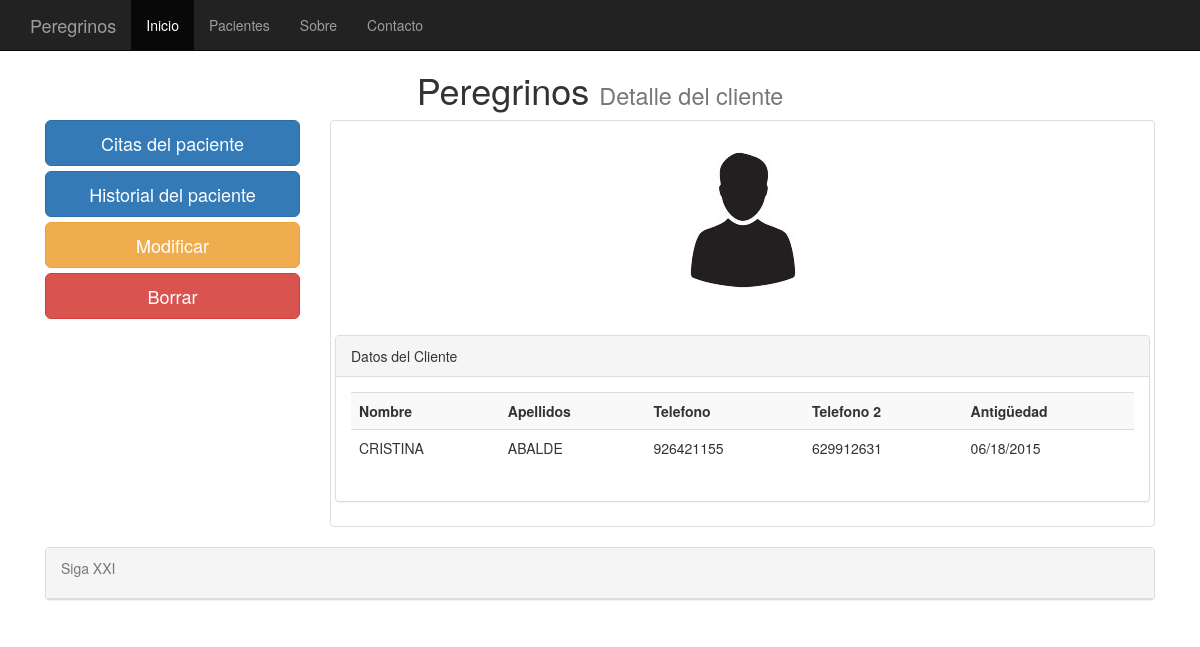
Before: /pacientes_detalle/431/ with the older database file.
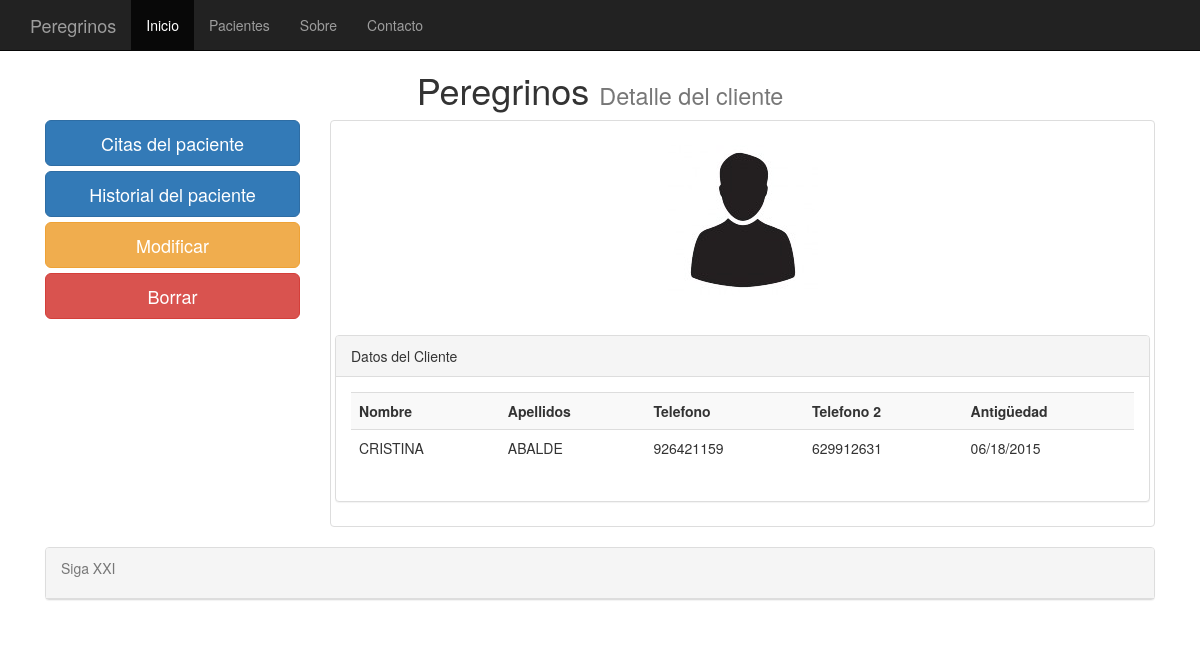
After: the same page with the newer database file.
### clinica/models.py (models this page shows, shortened)
class clientes(models.Model):
    nombre = models.CharField(max_length=75)
    apellidos = models.CharField(max_length=75)
    telefono =  models.PositiveIntegerField(null=True, blank=True)
    telefono2 = models.PositiveIntegerField(null=True, blank=True)
    antiguedad = models.DateTimeField(default=datetime.now, blank=True)
    fotografia = models.ImageField(upload_to='imagenes', blank=True)

### clinica/views.py (the view)
# urls.py: url(r'^pacientes_detalle/(?P<pk>[0-9]+)/$', DetallePacientes.as_view(), name = 'pacientes_detalle'),
class DetallePacientes(DetailView):
    model = clientes

### templates/clinica/clientes_detail.html
{% extends "base.html" %}
{%   load   staticfiles   %}
{% block elcss %}
<link   rel="stylesheet"   type="text/css"   href="{%   static  'clinica/css/pacientes_detalle.css'   %}"   />
{% endblock %}
{% block titulo %}
Detalle del cliente
{% endblock %}
{% block content %}
<row>
	<div class="col-md-3">
		<a href="/citas/{{ clientes.id }}/" class="btn btn-primary btn-lg btn-block">Citas del paciente</a>
		<a href="/historial/{{ clientes.id }}/" class="btn btn-primary btn-lg btn-block">Historial del paciente</a>
		<a href="/pacientes_editar/{{ clientes.id }}/" class="btn btn-warning btn-lg btn-block">Modificar</a>
		<a href="/pacientes_borrar/{{ clientes.id }}/" class="btn btn-danger btn-lg btn-block">Borrar</a>
	</div>
	<div class="col-md-9">
		<div class="thumbnail">
			<br />
			{% if clientes.fotografia %}
				<img src="{{ clientes.fotografia.url }}" class="img-rounded" width="150" height="200" >
			{% else %}
				<img src="/media/imagenes/user.jpg" class="img-rounded">
			{% endif %}
			<br/><br />
			<div class="panel panel-default">
				<div class="panel-heading">
					Datos del Cliente
				</div>
				<div class="panel-body">
						<table class="table table-striped">
						<th>Nombre</th>
						<th>Apellidos</th>
						<th>Telefono</th>
						<th>Telefono 2</th>
						<th>Antigüedad</td>
						<tr>
							<td>{{ clientes.nombre | capfirst}}</td>
							<td>{{ clientes.apellidos | capfirst}}</td>
							<td>{{ clientes.telefono }}</td>
							<td>{{ clientes.telefono2 }}</td>
							<td>{{ clientes.antiguedad | date:"SHORT_DATE_FORMAT" }}</td>
						</tr>
					  </table>
			  </div>
			</div>
		</div>
	</div>
</row>
{% endblock %}

Changed rows visible on the page:
changed clientes "CRISTINA": telefono "926421155" → "926421159"
